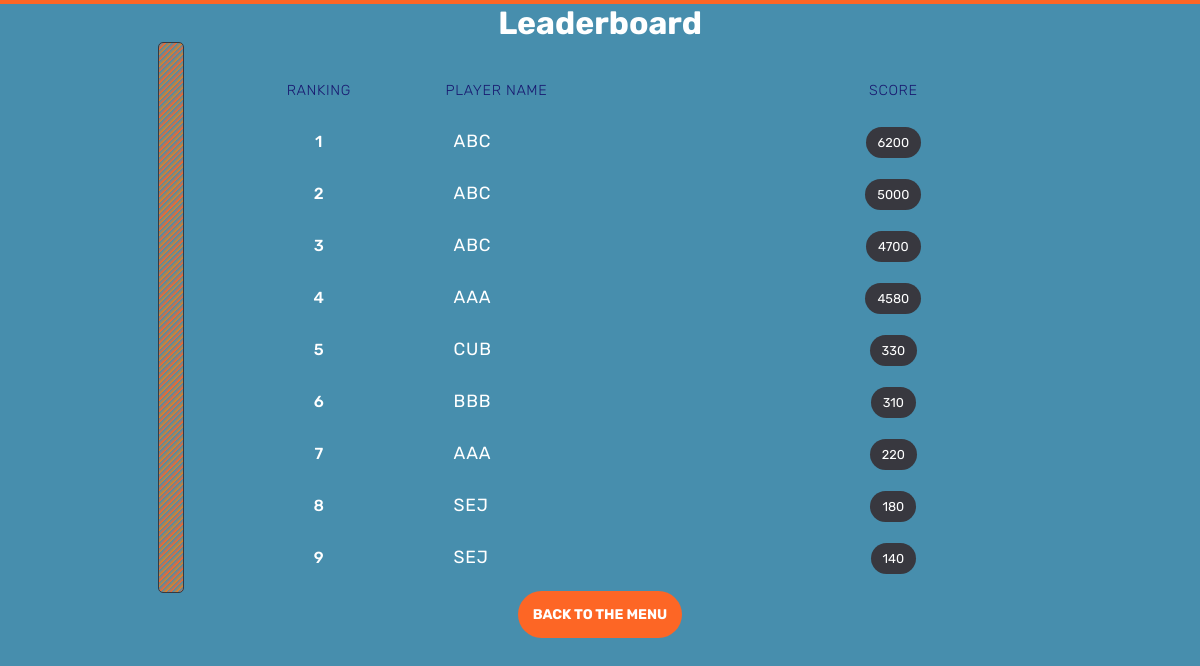
Screenshot of /Leaderboard with the database file from the repository.
### tables this page shows
CREATE TABLE Scores
                                (playerID INT,
                                playerName CHAR(3),
                                score INT,
                                date CHAR(10), 
                                gameID INTEGER PRIMARY KEY
                                );

### app.py (the view)
@app.route('/leaderboard')
@app.route('/Leaderboard')
def leaderboard():
    scores = dbAPI.getTopTenScores('teamSix.db')
    return render_template('leaderboard.html', scores=scores)

### dbAPI.py (called while the page is built)
def getTopTenScores(db_filename: str) -> tuple:
    getTopTen = 'SELECT * FROM Scores ORDER BY score DESC LIMIT 10'
    conn = sqlite3.connect(db_filename)
    c = conn.cursor()
    c.execute(getTopTen)
    topTen = c.fetchall()
    conn.close()
    return topTen

### templates/leaderboard.html (shortened to what this page needs)
<!DOCTYPE html>
<html lang="en">
<head>
    <link type="text/css" rel="stylesheet" href="{{ url_for('static', filename='css/leaderboard.css') }}" />
</head>
<body>
    <h1>Leaderboard</h1>
    <table>
        <tr>
            <th>Ranking</th>
            <th>Player Name</th>
            <th>Score</th>
        </tr>
        {% for score in scores %}
        <tr>
            <td class='placement'>{{ loop.index }}</td>
            <td class='player'>{{ score[1] }}</td>
            <td class='score'><span>{{ score[2] }}</span></td>
        </tr>
        {% endfor %}
    </table>
    <a href="/" class="btnStack">back to the menu</a>
</body>
</html>

### static/css/leaderboard.css (style rules this page uses)
* { box-sizing: border-box; margin: 0; padding: 0; }
body { border-top: 4px solid #fd6625; background: #478ead; color: #fff; font-family: 'Rubik', sans-serif; display: flex; flex-direction: column; align-items: center; }
table { margin: 0rem 1rem; position: relative; width: calc(90vw - 2rem); max-width: 800px; border-spacing: 0 1rem; }
table:before { position: absolute; content: ''; right: calc(100% + 1rem); top: 0; height: 100%; width: 1.5rem; border-radius: 5px; border: 1px solid #38383F; background: repeating-linear-gradient(-45deg, #fd6625 0px, #478ead 4px, #e67e22 4px, #478ead 8px); }
table tr > * { text-align: center; padding: 0.5rem; }
table tr > *:nth-child(2) { text-align: left; }
table th { font-weight: 300; letter-spacing: 0.04rem; font-size: 0.9rem; color: #191970; text-transform: uppercase; }
table td.placement { font-weight: 500; }
table td.player { padding-left: 1rem; font-size: 1.1rem; letter-spacing: 0.05rem; }
table td.score span { background: #38383F; border-radius: 30px; padding: 0.5rem 0.75rem; font-size: 0.8rem; text-transform: uppercase; }
.btnStack { background-color: #fd6625; color: white; text-transform: uppercase; text-decoration: none; cursor: pointer; display: flex; align-items: center; justify-content: center; padding: 15px 15px; margin-bottom: 34px; transition: background-color 0.3s; outline: none; min-width: 20px; font-weight: bold; font-size: 14px; cursor: pointer; border-radius: 25px; }

### rows the page displays
Scores: playerName "ABC", score "6200"
Scores: playerName "ABC", score "5000"
Scores: playerName "ABC", score "4700"
Scores: playerName "AAA", score "4580"
Scores: playerName "CUB", score "330"
Scores: playerName "BBB", score "310"
Scores: playerName "AAA", score "220"
Scores: playerName "SEJ", score "180"
Scores: playerName "SEJ", score "140"
